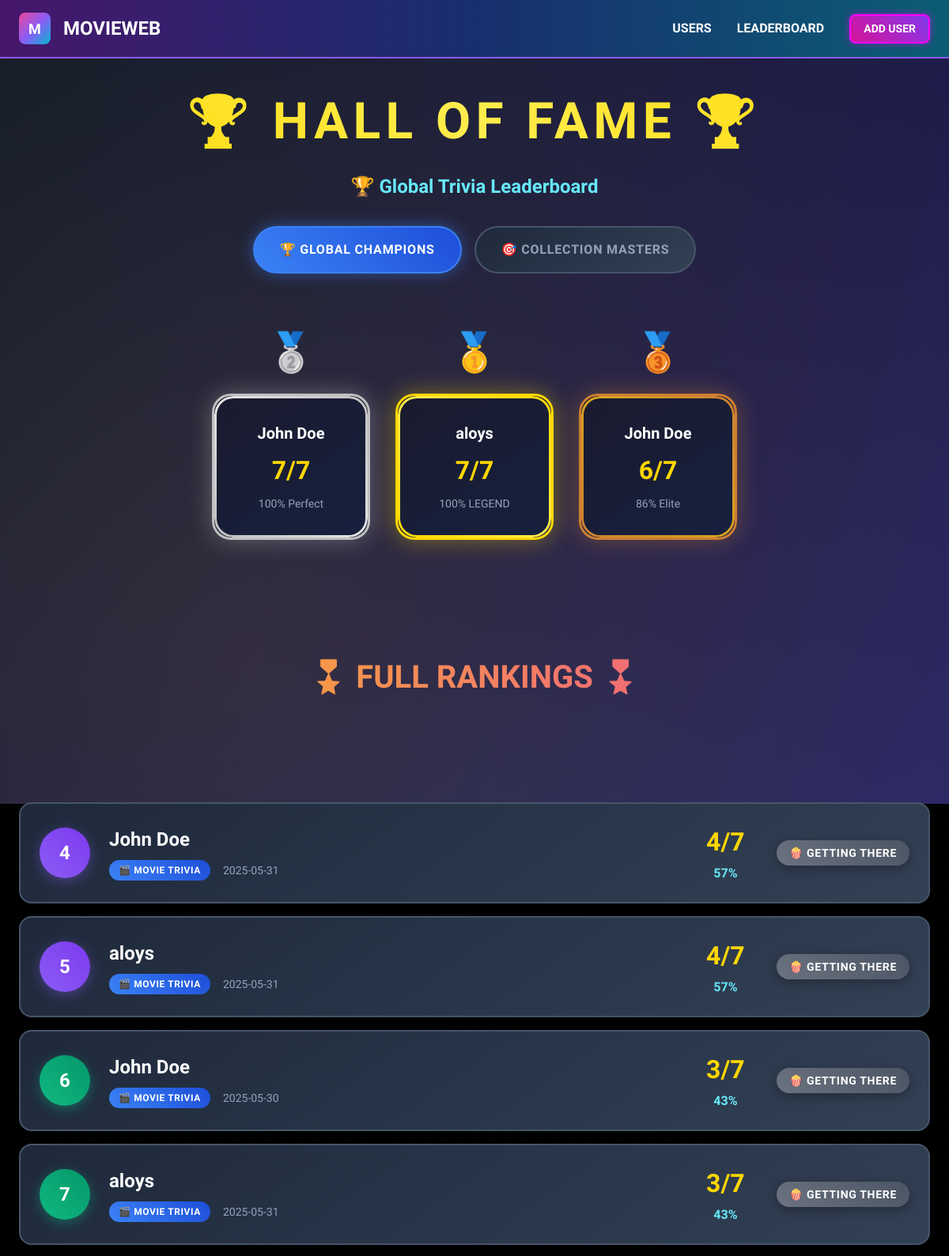
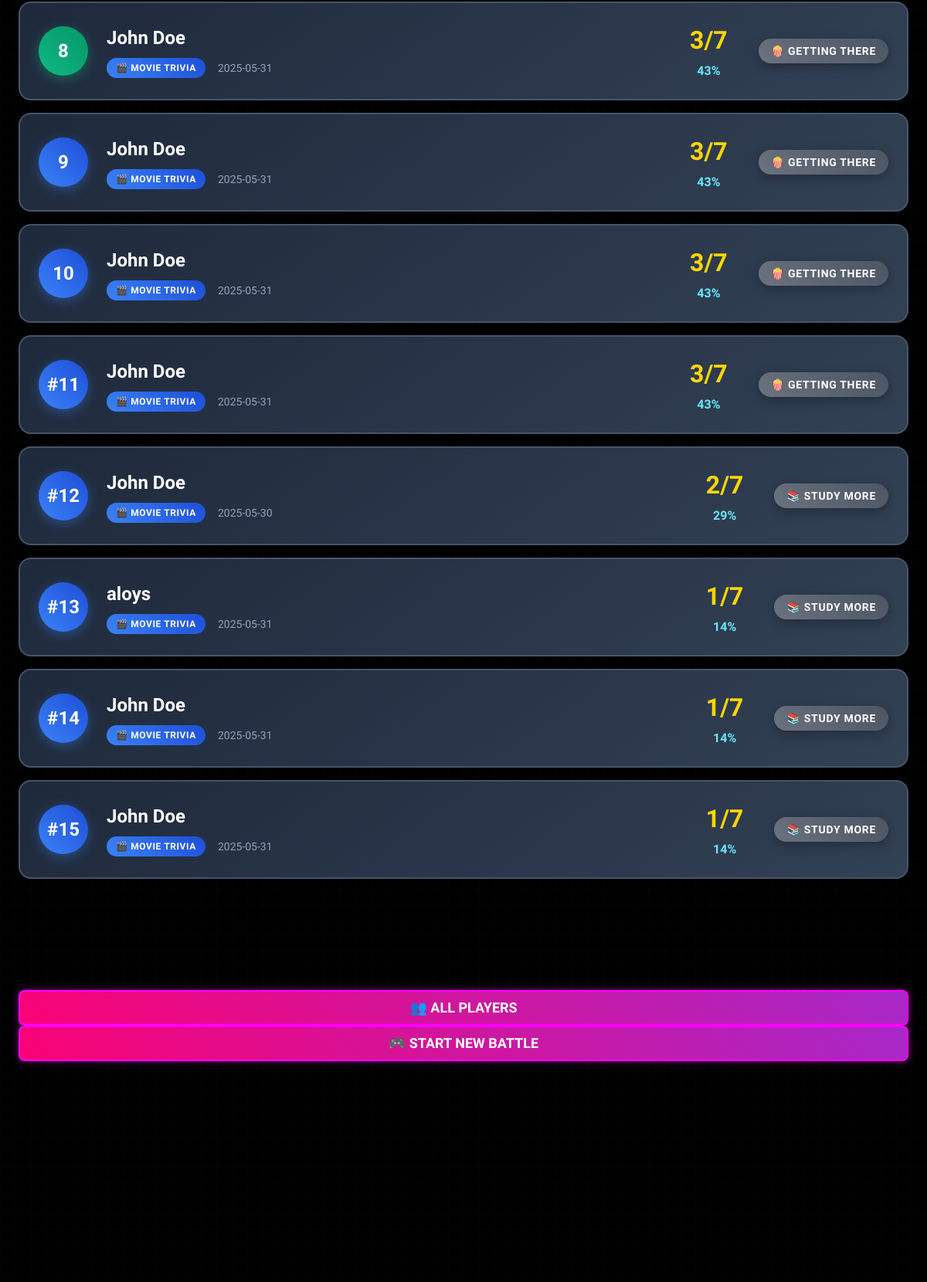
The app's page /leaderboard with its own data (2 pictures, top to bottom).
### datamanager/data_models.py (models this page shows, shortened)
class User(db.Model):
    __tablename__ = 'users'
    id = db.Column(db.Integer, primary_key=True)
    name = db.Column(db.String(100), nullable=False)
    email = db.Column(db.String(120), unique=True, nullable=False)
    trivia_scores = db.relationship('TriviaScore', back_populates= 'user', lazy=True)
    movies = db.relationship('Movie', backref='user', lazy=True, cascade='all, delete-orphan')

### routes/trivia_routes.py (the view)
@trivia_bp.route('/leaderboard')
def global_leaderboard():
    try:
        leaderboard = trivia_service.get_leaderboard('global', limit=20)
        return render_template('leaderboard.html',
                               leaderboard=leaderboard,
                               leaderboard_type='global',
                               title='🏆 Global Trivia Leaderboard')
    except Exception as e:
        flash(f'Error loading leaderboard: {str(e)}', 'error')
        return redirect(url_for('users.list_users'))

### datamanager/data_models.py (called while the page is built)
    def to_dict(self):
        return {
            'id': self.id,
            'user_id': self.user_id,
            'trivia_type': self.trivia_type,
            'movie_id': self.movie_id,
            'score': self.score,
            'total_questions': self.total_questions,
            'percentage': self.percentage,
            'completion_time': self.completion_time,
            'created_at': self.created_at.isoformat() if self.created_at else None
        }

### datamanager/sqlite_data_manager.py (called while the page is built)
    def get_global_leaderboard(self, limit=10):
        from .data_models import TriviaScore, User
        scores = db.session.query(TriviaScore, User).join(User).order_by(
            TriviaScore.percentage.desc(),
            TriviaScore.score.desc(),
            TriviaScore.created_at.asc()
        ).limit(limit).all()
        leaderboard = []
        for score, user in scores:
            entry = score.to_dict()
            entry['user_name'] = user.name
            leaderboard.append(entry)
        return leaderboard

### utils/template_helpers.py (called while the page is built)
def get_performance_badge(percentage):
    if percentage >= TriviaConfig.MASTER_THRESHOLD:
        return {"text": "Movie Master", "emoji": "🏆", "class": "master"}
    elif percentage >= TriviaConfig.EXPERT_THRESHOLD:
        return {"text": "Cinema Expert", "emoji": "🌟", "class": "expert"}
    elif percentage >= TriviaConfig.BUFF_THRESHOLD:
        return {"text": "Movie Buff", "emoji": "🎬", "class": "buff"}
    elif percentage >= TriviaConfig.LEARNING_THRESHOLD:
        return {"text": "Getting There", "emoji": "🍿", "class": "learning"}
    else:
        return {"text": "Study More", "emoji": "📚", "class": "learning"}

def format_trivia_type(trivia_type):
    type_mapping = {
        'movie': {'emoji': '🎬', 'text': 'Movie Trivia', 'class': 'movie'},
        'collection': {'emoji': '🎯', 'text': 'Collection Trivia', 'class': 'collection'}
    }
    return type_mapping.get(trivia_type, {'emoji': '❓', 'text': 'Unknown', 'class': 'unknown'})

def truncate_text(text, max_length=50, suffix="..."):
    if not text or len(text) <= max_length:
        return text
    return text[:max_length].rstrip() + suffix

### templates/leaderboard.html (shortened to what this page needs)
{% extends "base.html" %}
{% block extra_css %}
<link rel="stylesheet" href="{{ url_for('static', filename='css/gaming-leaderboard.css') }}">
{% endblock %}
{% block content %}
<div class="leaderboard-arena">
    <div class="leaderboard-container">
        <div class="leaderboard-header float-up opacity-0">
            <h1 class="leaderboard-title">
                🏆 HALL OF FAME 🏆
            </h1>
            <p class="leaderboard-subtitle">
                {{ title }}
            </p>
            <div class="leaderboard-tabs">
                <a href="{{ url_for('trivia.global_leaderboard') }}"
                   class="leaderboard-tab {% if leaderboard_type == 'global' %}active{% endif %}">
                    🏆 Global Champions
                </a>
                <a href="{{ url_for('trivia.collection_leaderboard') }}"
                   class="leaderboard-tab {% if leaderboard_type == 'collection' %}active{% endif %}">
                    🎯 Collection Masters
                </a>
            </div>
        </div>
        {% if leaderboard %}
            {% if leaderboard | length >= 3 %}
            <div class="podium-section">
                <div class="podium-container">
                    {% set second_place = leaderboard[1] %}
                    <div class="podium-place second">
                        <div class="podium-rank">🥈</div>
                        <div class="podium-player">
                            <div class="podium-name">{{ second_place.user_name | truncate_text(15) }}</div>
                            <div class="podium-score">{{ second_place.score }}/{{ second_place.total_questions }}</div>
                            <div class="podium-details">{{ second_place.percentage }}% Perfect</div>
                        </div>
                    </div>
                    {% set first_place = leaderboard[0] %}
                    <div class="podium-place first">
                        <div class="podium-rank">🥇</div>
                        <div class="podium-player">
                            <div class="podium-name">{{ first_place.user_name | truncate_text(15) }}</div>
                            <div class="podium-score">{{ first_place.score }}/{{ first_place.total_questions }}</div>
                            <div class="podium-details">{{ first_place.percentage }}% LEGEND</div>
                        </div>
                    </div>
                    {% set third_place = leaderboard[2] %}
                    <div class="podium-place third">
                        <div class="podium-rank">🥉</div>
                        <div class="podium-player">
                            <div class="podium-name">{{ third_place.user_name | truncate_text(15) }}</div>
                            <div class="podium-score">{{ third_place.score }}/{{ third_place.total_questions }}</div>
                            <div class="podium-details">{{ third_place.percentage }}% Elite</div>
                        </div>
                    </div>
                </div>
            </div>
            {% endif %}
            {% if leaderboard | length > 3 %}
                <div class="section">
                    <h2 class="section-title gaming-font">
                        🎖️ FULL RANKINGS 🎖️
                    </h2>
                </div>
            {% endif %}
            <div class="leaderboard-list">
                {% for entry in leaderboard %}
                    {% if loop.index > 3 or leaderboard | length <= 3 %}
                    <div class="leaderboard-entry rank-{{ loop.index }}">
                        <div class="rank-badge">
                            {% if loop.index <= 10 %}
                                {{ loop.index }}
                            {% else %}
                                #{{ loop.index }}
                            {% endif %}
                        </div>
                        <div class="player-info">
                            <div class="player-name">{{ entry.user_name | truncate_text(25) }}</div>
                            <div class="player-details">
                                {% set trivia_info = format_trivia_type(entry.trivia_type) %}
                                <span class="trivia-type-badge trivia-type-{{ entry.trivia_type }}">
                                    {{ trivia_info.emoji }} {{ trivia_info.text }}
                                </span>
                                <span class="entry-date">{{ entry.created_at | format_date('short') }}</span>
                            </div>
                        </div>
                        <div class="score-display">
                            <div class="score-main">{{ entry.score }}/{{ entry.total_questions }}</div>
                            <div class="score-percentage">{{ entry.percentage }}%</div>
                        </div>
                        <div class="performance-indicator">
                            {% set performance = get_performance_badge(entry.percentage) %}
                            <span class="performance-badge performance-{{ performance.class }}">
                                {{ performance.emoji }} {{ performance.text }}
                            </span>
                        </div>
                    </div>
                    {% endif %}
                {% endfor %}
            </div>
        {% endif %}
        <div class="section" style="text-align: center; margin-top: 4rem;">
            {% if back_url %}
                <a href="{{ back_url }}" class="neon-btn btn-lg">🔙 BACK TO BATTLE</a>
            {% else %}
                <a href="{{ url_for('users.list_users') }}" class="neon-btn btn-lg">👥 ALL PLAYERS</a>
            {% endif %}
            <a href="{{ url_for('users.list_users') }}" class="neon-btn btn-lg">
                🎮 START NEW BATTLE
            </a>
        </div>
    </div>
</div>
{% endblock %}

### templates/base.html (shortened to what this page needs)
<!DOCTYPE html>
<html lang="en">
<head>
    <script src="https://cdn.tailwindcss.com"></script>
    <link rel="stylesheet" href="{{ url_for('static', filename='css/gaming-base.css') }}">
    <link rel="stylesheet" href="{{ url_for('static', filename='css/gaming-movies.css') }}">
    {% block extra_css %}{% endblock %}
</head>
<body>
    <div class="cyber-grid"></div>
    <nav class="navbar">
        <div class="nav-container">
            <div class="nav-brand slide-left opacity-0">
                <a href="{{ url_for('homepage.homepage') }}" class="nav-brand-link">
                    <div class="nav-logo gaming-font">
                        M
                    </div>
                    <h1 class="nav-title gaming-font neon-text">MOVIEWEB</h1>
                </a>
            </div>
            <div class="nav-menu slide-right opacity-0">
                <a href="{{ url_for('users.list_users') }}" class="nav-link">USERS</a>
                <a href="{{ url_for('trivia.global_leaderboard') }}" class="nav-link leaderboard">LEADERBOARD</a>
                {% block nav_cta %}
                <a href="{{ url_for('users.add_user') }}" class="neon-btn btn-sm">
                    ADD USER
                </a>
                {% endblock %}
            </div>
        </div>
    </nav>
    <main>
        {% block content %}{% endblock %}
    </main>
    <footer class="footer">
        <div class="footer-container">
            <div class="footer-title gaming-font">
            </div>
            <p class="footer-text">© 2025 - Level up your movie experience!</p>
        </div>
    </footer>
</body>
</html>

### static/css/gaming-base.css (style rules this page uses)
* { margin: 0; padding: 0; box-sizing: border-box; }
body { font-family: 'Exo 2', sans-serif; background: #000; color: #fff; min-height: 100vh; overflow-x: hidden; }
.gaming-font { font-family: 'Orbitron', monospace; }
.neon-text { animation: neonGlow 2s ease-in-out infinite; }
.slide-left { animation: slideInFromLeft 0.8s ease-out forwards; }
.slide-right { animation: slideInFromRight 0.8s ease-out forwards; }
.float-up { animation: floatUp 0.6s ease-out forwards; opacity: 0; }
.float-up:nth-child(1) { animation-delay: 0.1s; }
.cyber-grid { background-image: linear-gradient(rgba(0, 255, 255, 0.1) 1px, transparent 1px), linear-gradient(90deg, rgba(0, 255, 255, 0.1) 1px, transparent 1px); background-size: 20px 20px; position: fixed; inset: 0; opacity: 0.2; pointer-events: none; z-index: -1; }
.neon-btn { background: linear-gradient(45deg, #ff006e, #8338ec, #3a86ff); background-size: 300% 300%; animation: gradientShift 3s ease infinite; border: 2px solid #ff00ff; box-shadow: 0 0 10px rgba(255, 0, 255, 0.5); transition: all 0.3s ease; padding: 0.5rem 1.5rem; border-radius: 0.5rem; font-weight: bold; color: #fff; text-decoration: none; display: inline-flex; text-align: center; cursor: pointer; position: relative; }
.neon-btn.btn-lg { display: flex !important; align-items: center !important; justify-content: center !important; text-align: center !important; line-height: 1 !important; white-space: nowrap !important; }
.btn-sm { padding: 0.375rem 1rem; font-size: 0.875rem; }
.btn-lg { padding: 0.75rem 2rem; font-size: 1.125rem; }
.navbar { position: relative; z-index: 50; border-bottom: 2px solid #8b5cf6; background: linear-gradient(to right, rgba(88, 28, 135, 0.8) 0%, rgba(30, 58, 138, 0.8) 50%, rgba(14, 116, 144, 0.8) 100%); backdrop-filter: blur(10px); }
.nav-container { max-width: 1280px; margin: 0 auto; padding: 1rem 1.5rem; display: flex; justify-content: space-between; align-items: center; }
.nav-brand { display: flex; align-items: center; gap: 1rem; }
.nav-logo { width: 2.5rem; height: 2.5rem; background: linear-gradient(135deg, #ec4899, #8b5cf6, #06b6d4); border-radius: 0.5rem; display: flex; align-items: center; justify-content: center; font-weight: bold; font-size: 1.125rem; }
.nav-brand-link { display: flex; align-items: center; gap: 1rem; text-decoration: none; color: inherit; transition: all 0.3s ease; }
.nav-title { font-size: 1.5rem; font-weight: bold; }
.nav-menu { display: flex; align-items: center; gap: 2rem; }
.nav-link { font-weight: 600; transition: color 0.3s ease; text-decoration: none; color: #fff; }
.section { position: relative; padding: 5rem 0; }
.section-title { font-size: 2.5rem; font-weight: bold; text-align: center; margin-bottom: 3rem; background: linear-gradient(to right, #fbbf24, #ec4899); background-clip: text; -webkit-background-clip: text; -webkit-text-fill-color: transparent; }
.footer { border-top: 2px solid #8b5cf6; padding: 3rem 0; background: linear-gradient(to right, #000 0%, rgba(88, 28, 135, 0.5) 50%, #000 100%); }
.footer-container { max-width: 1280px; margin: 0 auto; padding: 0 1.5rem; text-align: center; }
.footer-title { font-size: 1.5rem; font-weight: bold; margin-bottom: 1rem; background: linear-gradient(to right, #ec4899, #06b6d4); background-clip: text; -webkit-background-clip: text; -webkit-text-fill-color: transparent; }
.footer-text { color: #9ca3af; }

### records on screen
User: user_name "John Doe", user_name "John Doe" "John Doe" "John Doe" "John Doe" "John Doe" "John Doe" "John Doe" "John Doe" "John Doe"
User: user_name "aloys", user_name "aloys" "aloys" "aloys"

### other values on screen
{{ title }} "🏆 Global Trivia Leaderboard"
{{ second_place.percentage }} "100"
{{ first_place.percentage }} "100"
{{ third_place.percentage }} "86"
{{ trivia_info.emoji }} "🎬" "🎬" "🎬" "🎬" "🎬" "🎬" "🎬" "🎬" "🎬" "🎬" "🎬" "🎬"
{{ trivia_info.text }} "MOVIE TRIVIA" "MOVIE TRIVIA" "MOVIE TRIVIA" "MOVIE TRIVIA" "MOVIE TRIVIA" "MOVIE TRIVIA" "MOVIE TRIVIA" "MOVIE TRIVIA" "MOVIE TRIVIA" "MOVIE TRIVIA" "MOVIE TRIVIA" "MOVIE TRIVIA"
{{ entry.created_at | format_date('short') }} "2025-05-31" "2025-05-31" "2025-05-30" "2025-05-31" "2025-05-31" "2025-05-31" "2025-05-31" "2025-05-31" "2025-05-30" "2025-05-31" "2025-05-31" "2025-05-31"
{{ entry.percentage }} "57" "57" "43" "43" "43" "43" "43" "43" "29" "14" "14" "14"
{{ performance.emoji }} "🍿" "🍿" "🍿" "🍿" "🍿" "🍿" "🍿" "🍿" "📚" "📚" "📚" "📚"
{{ performance.text }} "GETTING THERE" "GETTING THERE" "GETTING THERE" "GETTING THERE" "GETTING THERE" "GETTING THERE" "GETTING THERE" "GETTING THERE" "STUDY MORE" "STUDY MORE" "STUDY MORE" "STUDY MORE"
